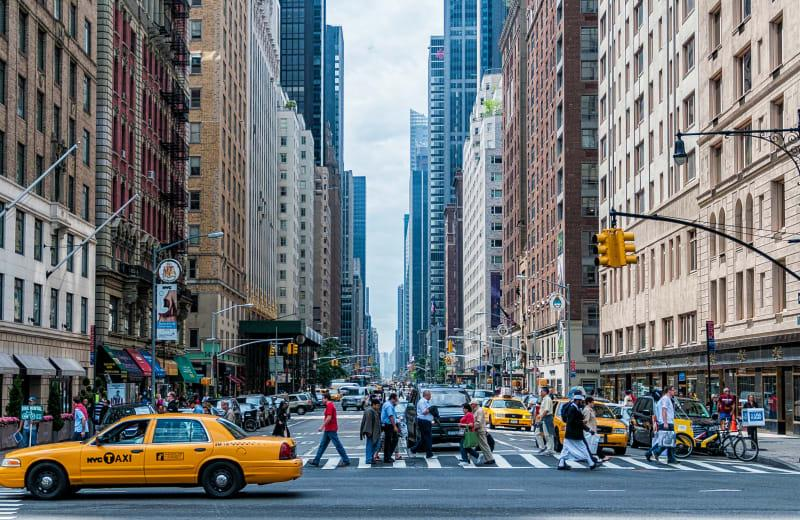
#> input picture assign_17/img/img_2.jpeg, 800 x 520 px, found by its file name
$ python 1_store_rgb.py
#> lines starting #> are read from the running program, lines starting #| are printed output that depends on the picture
from PIL import Image
import numpy as np

image = Image.open("img_2.jpeg").convert("RGB")
#> image is the input picture: PIL image 800x520 RGB; mean R, G, B 112.5, 117.2, 120.4
img_array = np.array(image)
R = img_array[:, :, 0]
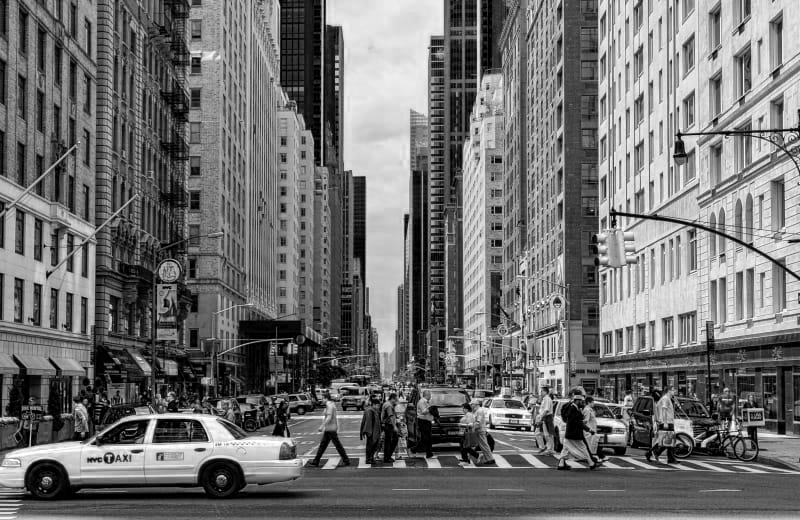
#> R: shape (520, 800); min 0, max 255, mean 112.5
G = img_array[:, :, 1]
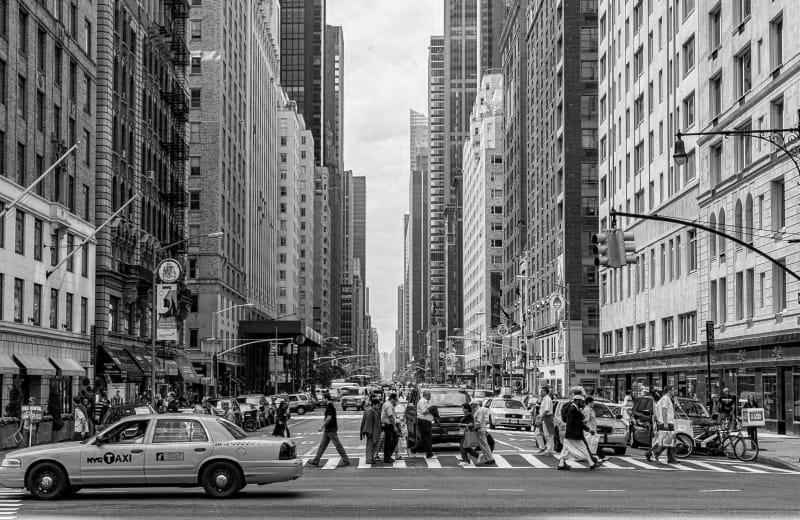
#> G: shape (520, 800); min 0, max 255, mean 117.2
B = img_array[:, :, 2]
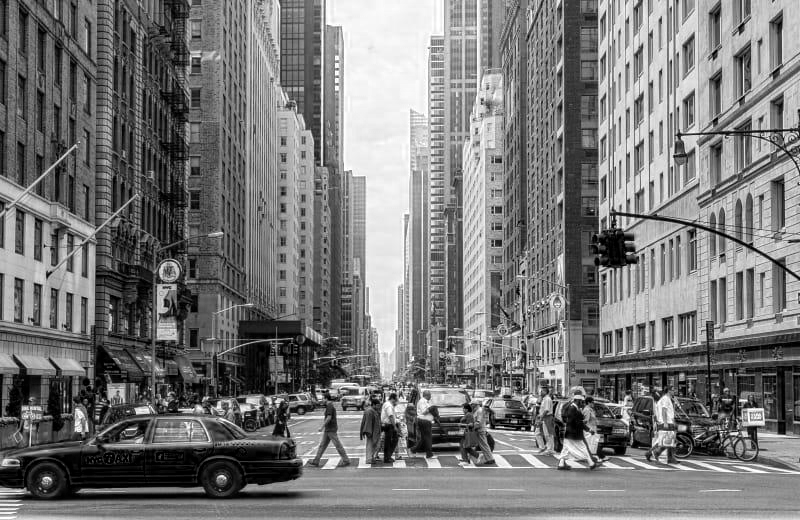
#> B: shape (520, 800); min 0, max 255, mean 120.4
print("Red Matrix:")
print(R)
#> (printed output is left out)
print("\nGreen Matrix:")
print(G)
#> (printed output is left out)
print("\nBlue Matrix:")
print(B)
#> (printed output is left out)
print("\nImage Size:", image.size)
#| Image Size: (800, 520)

$ run again, with assign_17/img/img_1.jpeg copied over assign_17/img/img_2.jpeg
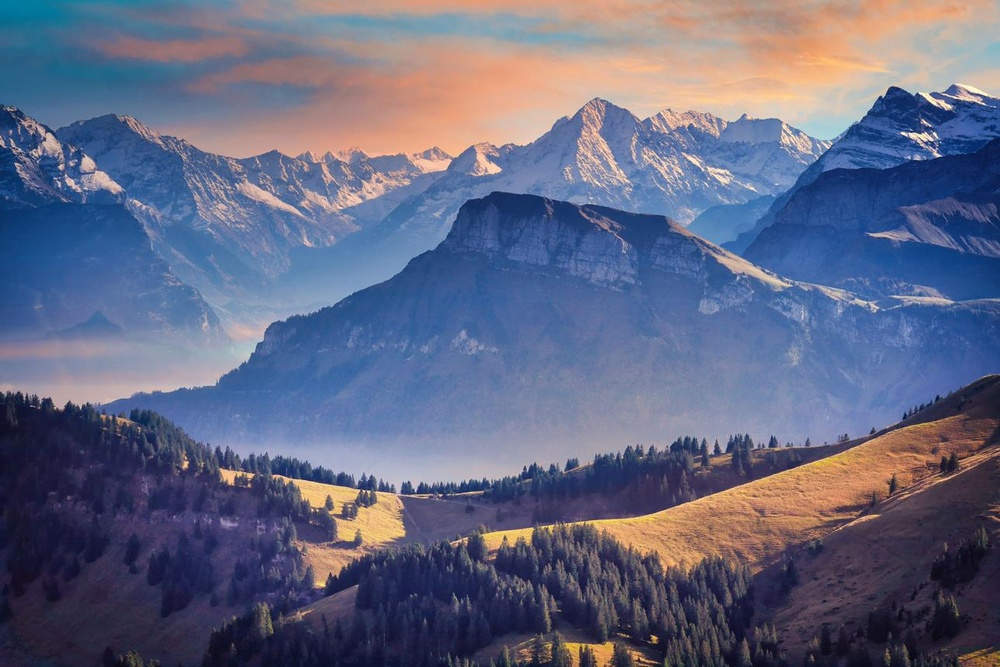
#> input picture assign_17/img/img_1.jpeg, 1000 x 667 px, shrunk from 1289 x 860 before the run, found by its file name
#> image is the input picture: PIL image 1000x667 RGB; mean R, G, B 98.9, 103.6, 129.9
#> `G = img_array[:, :, 1]`:
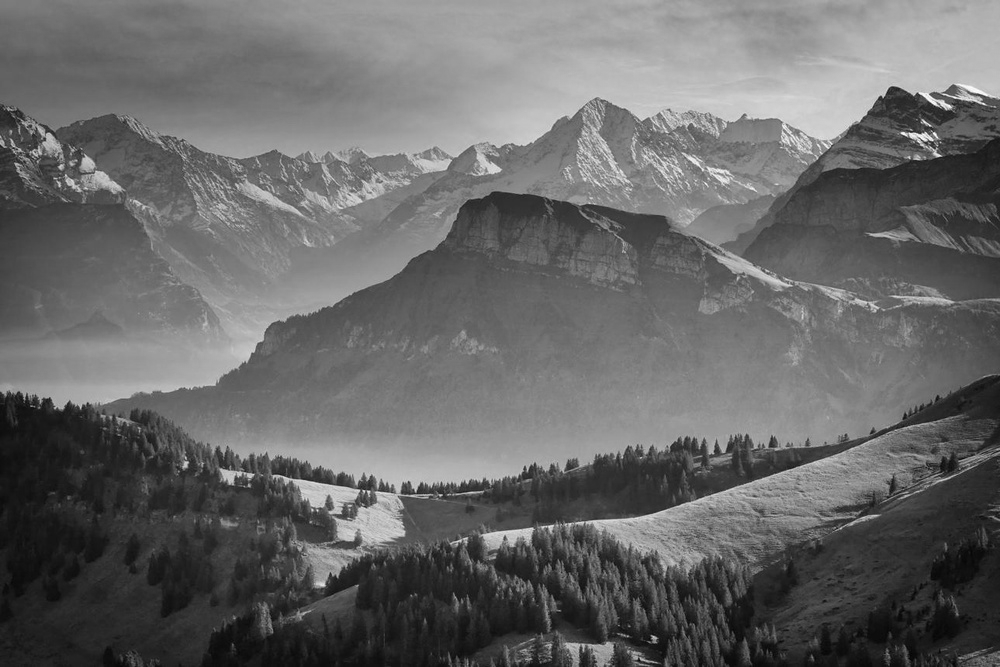
#> G: shape (667, 1000); min 1, max 254, mean 103.6
#> `B = img_array[:, :, 2]`:
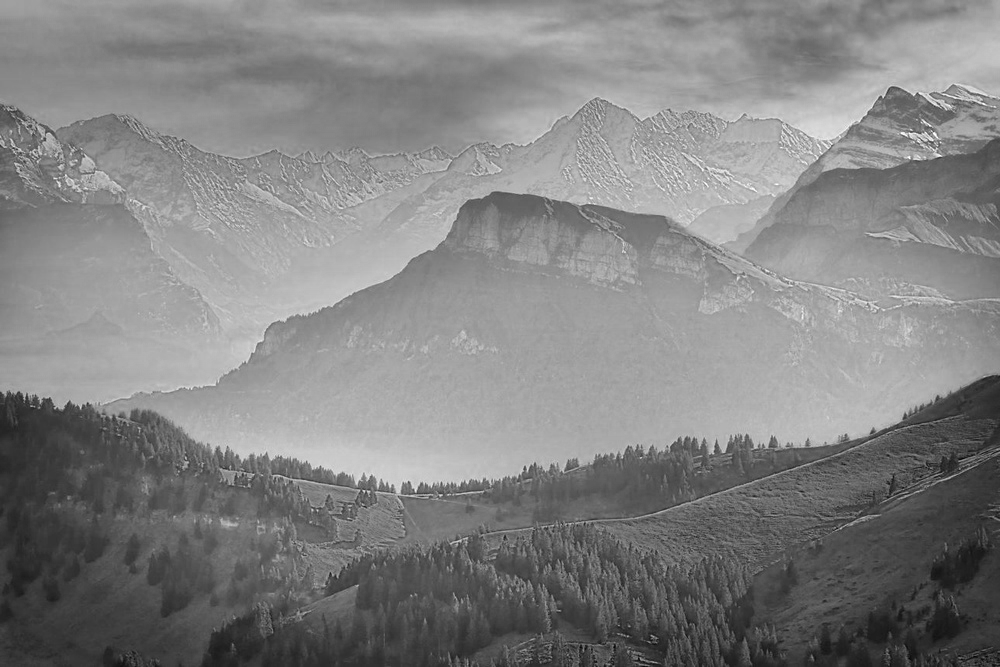
#> B: shape (667, 1000); min 3, max 255, mean 129.9
#> (printed output is left out)
#> (printed output is left out)
#> (printed output is left out)
#| Image Size: (1000, 667)

$ run again, with assign_17/img/img_3.jpeg copied over assign_17/img/img_2.jpeg
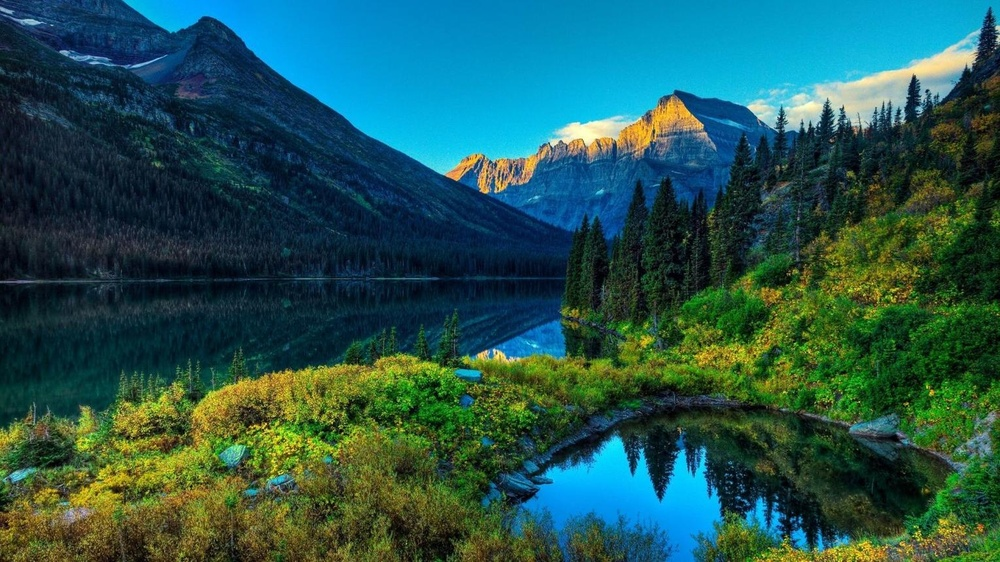
#> input picture assign_17/img/img_3.jpeg, 1000 x 562 px, shrunk from 1529 x 860 before the run, found by its file name
#> image is the input picture: PIL image 1000x562 RGB; mean R, G, B 36.6, 85.4, 81.2
#> `G = img_array[:, :, 1]`:
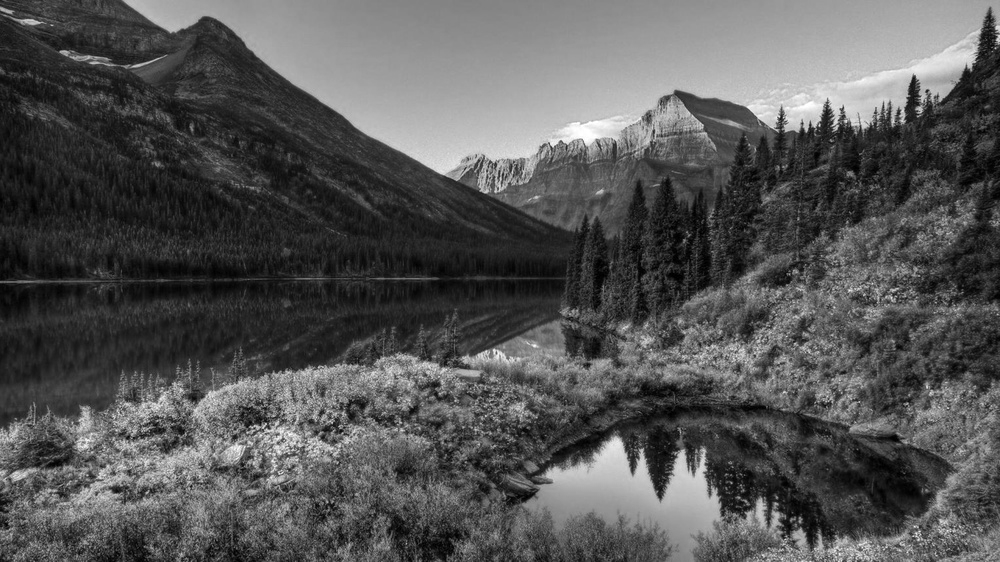
#> G: shape (562, 1000); min 0, max 255, mean 85.4
#> `B = img_array[:, :, 2]`:
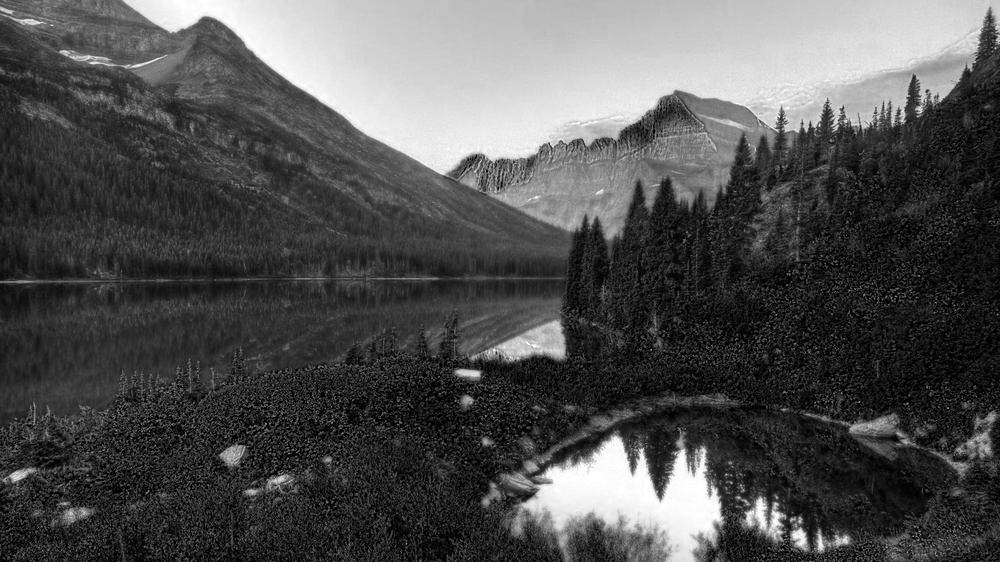
#> B: shape (562, 1000); min 0, max 255, mean 81.2
#> (printed output is left out)
#> (printed output is left out)
#> (printed output is left out)
#| Image Size: (1000, 562)
